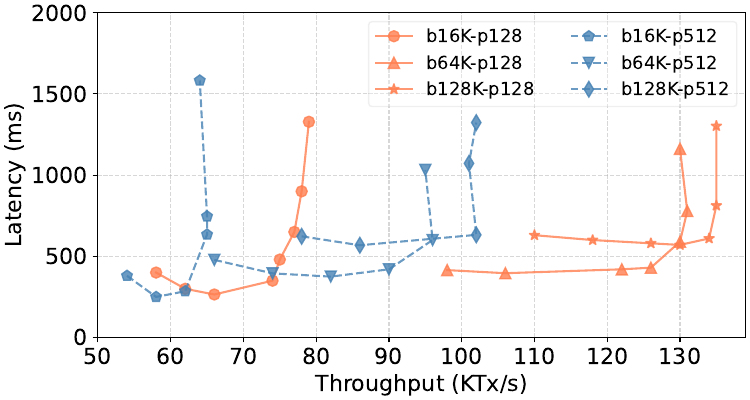

The Python source for this figure:
import matplotlib.pyplot as plt

SMALL_SIZE = 8
MEDIUM_SIZE = 13
BIGGER_SIZE = 16

plt.rc('font', size=BIGGER_SIZE)          # controls default text sizes
plt.rc('axes', titlesize=BIGGER_SIZE)     # fontsize of the axes title
plt.rc('axes', labelsize=BIGGER_SIZE)    # fontsize of the x and y labels
plt.rc('xtick', labelsize=BIGGER_SIZE)    # fontsize of the tick labels
plt.rc('ytick', labelsize=BIGGER_SIZE)    # fontsize of the tick labels
plt.rc('legend', fontsize=MEDIUM_SIZE)    # legend fontsize

bsize = [
    ('b16K-p128',[
        # (4,703),
        (58,400),
        (62,300),
        (66,265),
        # (20,280),
        (74,350),
        (75,480),
        (77,650),
        (78,900),
        (79,1328),
    ], '-o', 'coral'),
    ('b64K-p128',[
        # (12,900),
        # (20,580),
        # (28,447),
        # (40,350),
        (98,415),
        (106,396),
        (122,420),
        (126,430),
        (130,590),
        (131,779),
        (130,1162),
    ], '-^', 'coral'),
    ('b128K-p128',[
        # (28,800),
        # (36,640),
        # (44,540),
        # (52,480),
        (110,630),
        (118,600),
        (126,580),
        (130,570),
        (134,610),
        (135,812),
        (135,1302),
    ], '-*', 'coral'),
    ('b16K-p512',[
        (54,380),
        (58,250),
        (62,285),
        (65,634),
        (65,746),
        (64,1582),
    ], '--p', 'steelblue'),
    ('b64K-p512',[
        # (8,653),
        (66,478),
        (74,395),
        (82,375),
        (90,420),
        (96,600),
        (95,1032),
    ], '--v', 'steelblue'),
    ('b128K-p512',[
        # (12,843),
        # (20,540),
        (78,623),
        (86,568),
        # (44,320),
        (102,632),
        (101,1072),
        (102,1323)
    ], '--d', 'steelblue')]

def do_plot():
    f = plt.figure(1, figsize=(7.5,4), constrained_layout=True)
    plt.clf()
    ax = f.add_subplot(1, 1, 1)
    for name, entries, style, color in bsize:
        throughput = []
        latency = []
        for t, l in entries:
            throughput.append(t)
            latency.append(l)
        ax.plot(throughput, latency, style, color=color, label='%s' % name, markersize=8, alpha=0.8)
    plt.legend(fancybox=True,frameon=True,framealpha=0.3,mode={"expand", None},ncol=2, loc='upper right')
    plt.grid(linestyle='--', alpha=0.5)
    plt.ylim([0,2000])
    plt.ylabel('Latency (ms)')
    plt.xlabel('Throughput (KTx/s)')
    # plt.tight_layout()
    plt.savefig('batch-size.pdf', format='pdf')
    plt.show()

if __name__ == '__main__':
    do_plot()
